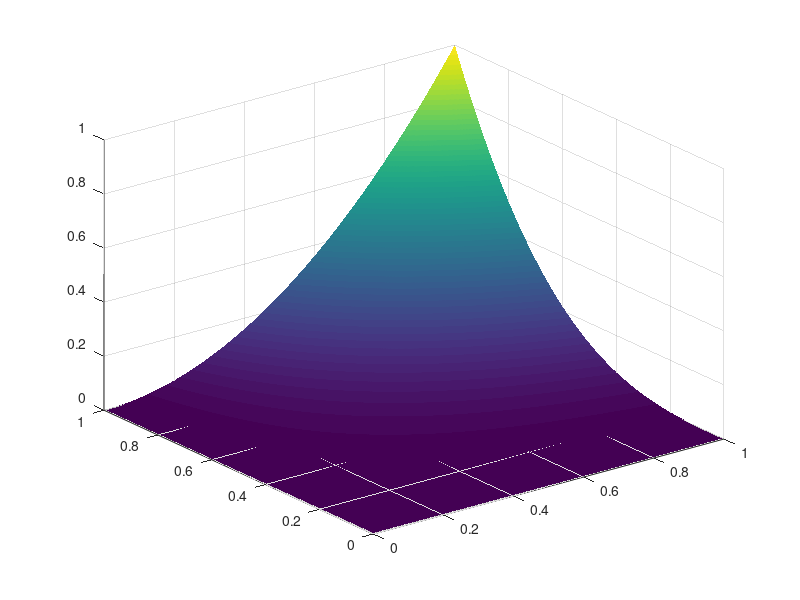
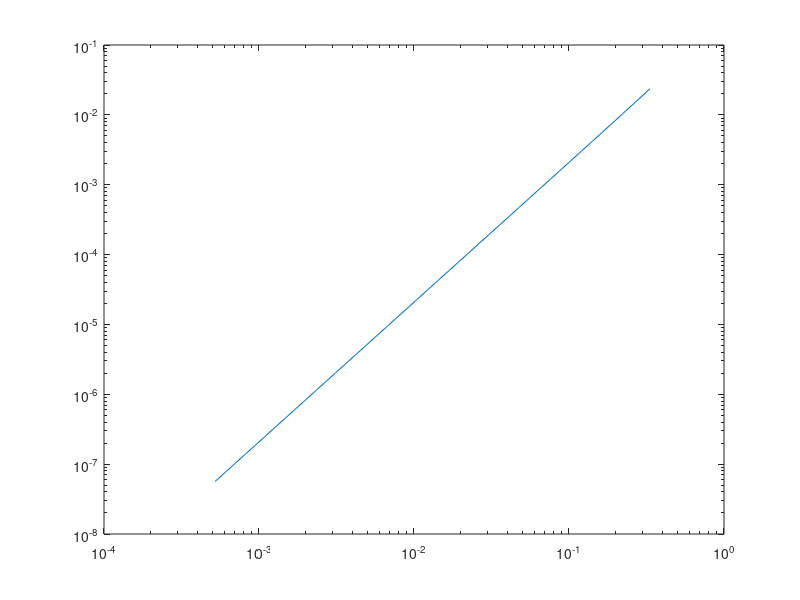
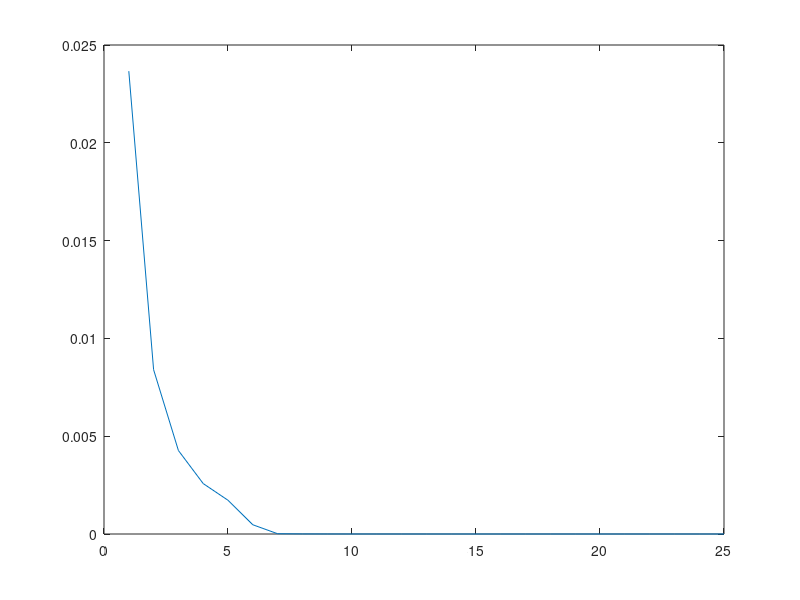

Reproduce these figures in MATLAB, in order. (Note: this script raises an error after producing the figures.)
clc; clear all; close all;

NN=[2:2:10 20:100:2000];
E=[]; H=[]; INT=[];
for i=1:length(NN);
    n=NN(i);
    h=1/(n+1);
    x=0:h:1;
    [X,Y]=meshgrid(x,x);
    
%     F=(cos(X)+X).*Y;
%     inte=.5*(.5+sin(1));
    
    pp=2;
    qq=3;
    F=X.^pp.*Y.^qq;
    inte=1/((pp+1)*(qq+1));

    wei=ones(size(X));
    border=1/2;
    corner=1/3;
    
    wei(1,1:end)=border;
    wei(end,1:end)=border;
    wei(1:end,1)=border;
    wei(1:end,end)=border;
    wei(1,1)=corner;
    wei(1,end)=corner;
    wei(end,1)=corner;
    wei(end,end)=corner;
    
    int=h^2.*sum(sum(wei.*F));

    E=[E abs(int-inte)];
    H=[H h];
    INT=[INT int];
end

figure(1)
surf(X,Y,F)
shading interp

figure(2)
loglog(H,E)

figure(3)
plot(INT-inte)

fig_placier

p=polyfit(log(H),log(abs(E)),1);
disp(['ordre estimé : ' num2str(p(1))])
